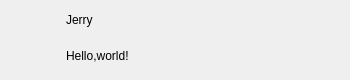
<?xml version="1.0" encoding="UTF-8"?>
<ui version="4.0">
 <class>ChatUserWidget</class>
 <widget class="QWidget" name="ChatUserWidget">
  <property name="enabled">
   <bool>true</bool>
  </property>
  <property name="geometry">
   <rect>
    <x>0</x>
    <y>0</y>
    <width>350</width>
    <height>80</height>
   </rect>
  </property>
  <property name="minimumSize">
   <size>
    <width>300</width>
    <height>80</height>
   </size>
  </property>
  <property name="maximumSize">
   <size>
    <width>350</width>
    <height>89</height>
   </size>
  </property>
  <property name="windowTitle">
   <string>Form</string>
  </property>
  <layout class="QHBoxLayout" name="horizontalLayout">
   <property name="spacing">
    <number>0</number>
   </property>
   <property name="leftMargin">
    <number>0</number>
   </property>
   <property name="topMargin">
    <number>0</number>
   </property>
   <property name="rightMargin">
    <number>15</number>
   </property>
   <property name="bottomMargin">
    <number>0</number>
   </property>
   <item>
    <widget class="QWidget" name="widget_1" native="true">
     <property name="minimumSize">
      <size>
       <width>50</width>
       <height>50</height>
      </size>
     </property>
     <property name="maximumSize">
      <size>
       <width>50</width>
       <height>50</height>
      </size>
     </property>
     <layout class="QVBoxLayout" name="verticalLayout_3">
      <property name="spacing">
       <number>0</number>
      </property>
      <property name="leftMargin">
       <number>0</number>
      </property>
      <property name="topMargin">
       <number>0</number>
      </property>
      <property name="rightMargin">
       <number>0</number>
      </property>
      <property name="bottomMargin">
       <number>0</number>
      </property>
      <item>
       <widget class="QLabel" name="iconLabel">
        <property name="minimumSize">
         <size>
          <width>50</width>
          <height>50</height>
         </size>
        </property>
        <property name="maximumSize">
         <size>
          <width>50</width>
          <height>50</height>
         </size>
        </property>
        <property name="text">
         <string/>
        </property>
       </widget>
      </item>
     </layout>
    </widget>
   </item>
   <item>
    <widget class="QWidget" name="widget_2" native="true">
     <property name="minimumSize">
      <size>
       <width>200</width>
       <height>0</height>
      </size>
     </property>
     <property name="maximumSize">
      <size>
       <width>200</width>
       <height>16777215</height>
      </size>
     </property>
     <layout class="QVBoxLayout" name="verticalLayout">
      <property name="spacing">
       <number>0</number>
      </property>
      <property name="leftMargin">
       <number>0</number>
      </property>
      <property name="topMargin">
       <number>0</number>
      </property>
      <property name="rightMargin">
       <number>0</number>
      </property>
      <item>
       <widget class="QLabel" name="nameLabel">
        <property name="minimumSize">
         <size>
          <width>0</width>
          <height>40</height>
         </size>
        </property>
        <property name="maximumSize">
         <size>
          <width>16777215</width>
          <height>40</height>
         </size>
        </property>
        <property name="text">
         <string>Jerry</string>
        </property>
       </widget>
      </item>
      <item>
       <widget class="QLabel" name="msglabel">
        <property name="minimumSize">
         <size>
          <width>200</width>
          <height>40</height>
         </size>
        </property>
        <property name="maximumSize">
         <size>
          <width>200</width>
          <height>40</height>
         </size>
        </property>
        <property name="text">
         <string>Hello,world!</string>
        </property>
       </widget>
      </item>
     </layout>
    </widget>
   </item>
   <item>
    <widget class="QWidget" name="widget_3" native="true">
     <property name="minimumSize">
      <size>
       <width>50</width>
       <height>50</height>
      </size>
     </property>
     <property name="maximumSize">
      <size>
       <width>50</width>
       <height>50</height>
      </size>
     </property>
     <layout class="QHBoxLayout" name="horizontalLayout_2">
      <property name="spacing">
       <number>0</number>
      </property>
      <property name="leftMargin">
       <number>0</number>
      </property>
      <property name="topMargin">
       <number>0</number>
      </property>
      <property name="rightMargin">
       <number>0</number>
      </property>
      <property name="bottomMargin">
       <number>0</number>
      </property>
      <item>
       <widget class="QLabel" name="timeLabel">
        <property name="minimumSize">
         <size>
          <width>50</width>
          <height>50</height>
         </size>
        </property>
        <property name="maximumSize">
         <size>
          <width>50</width>
          <height>50</height>
         </size>
        </property>
        <property name="text">
         <string/>
        </property>
       </widget>
      </item>
     </layout>
    </widget>
   </item>
  </layout>
 </widget>
 <resources/>
 <connections/>
</ui>
